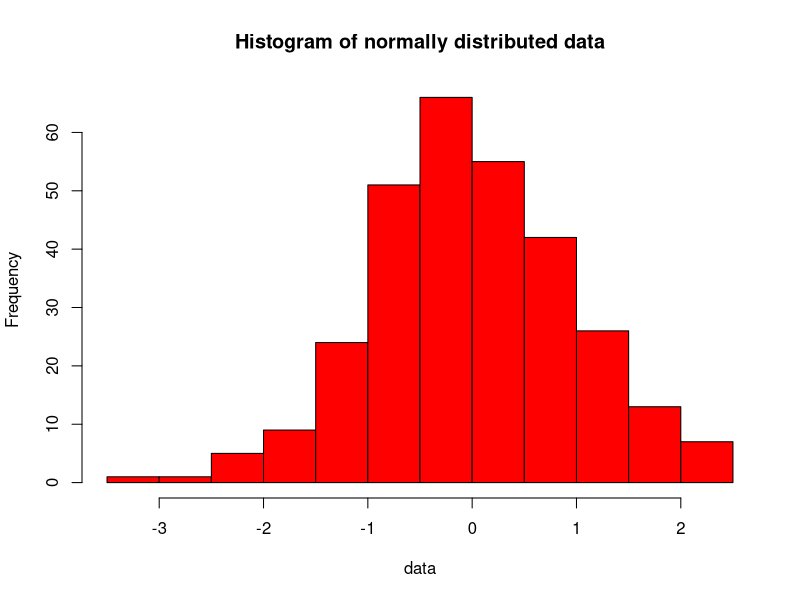

This figure's R source:
## ---- chunk 1
# You can get the same output with just
data <- rnorm(300)
hist(data, col='red', breaks=15, main='Histogram of normally distributed data')
